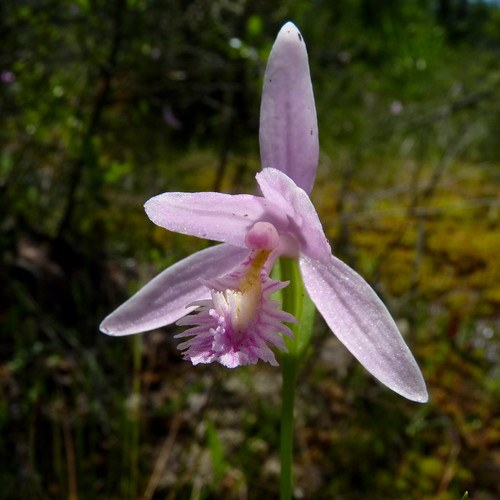
#> input picture image_app/assets/dataset-125.jpg, 500 x 500 px, given as the content of the folder ../image_app/assets/Orchid_Images, which was not available
$ python 02_duplicate_audit.py --dataset-root ../image_app/assets
#> lines starting #> are read from the running program, lines starting #| are printed output that depends on the picture
#> in main, im is the input picture: PIL image 500x500 RGB; mean R, G, B 63.6, 59.4, 36.6
import argparse
from pathlib import Path
import pandas as pd
from PIL import Image
from tqdm import tqdm
import numpy as np

def phash_int(image):
    """Compute a 64-bit perceptual hash using an 8x8 low-frequency DCT."""
    import cv2
    gray = cv2.cvtColor(np.asarray(image.convert("RGB")), cv2.COLOR_RGB2GRAY)
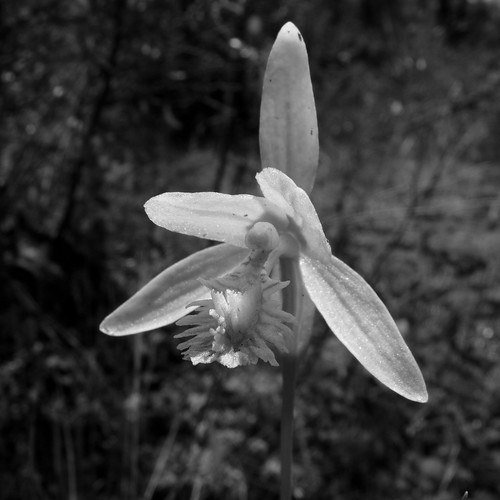
#> gray: shape (500, 500); min 0, max 250, mean 58
    resized = cv2.resize(gray, (32, 32), interpolation=cv2.INTER_AREA).astype(np.float32)
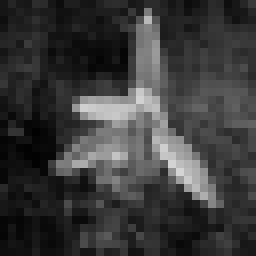
#> resized: shape (32, 32) float32 (shown 8 times larger); min 1, max 212, mean 58
    dct = cv2.dct(resized)[:8, :8]
    values = dct.flatten()
#> values = 64 values, max 1857.2 at index 0, min -649 at index 16, mean 15.23
    median = np.median(values[1:])
#> median = 24.56
    bits = values > median
    value = 0
    for bit in bits:
        value = (value << 1) | int(bit)
#> this loop made 64 passes
#> (bit, value) on passes 2 to 13: (False, 2), (False, 4), (True, 9), (True, 19), (False, 38), (False, 76), (True, 153), (False, 306), (True, 613), (True, 1227), (True, 2455), (True, 4911)
#> value on pass 1: 1
#> after the loop, value = 11058977660321174642
    return value

def main():
    p=argparse.ArgumentParser()
    p.add_argument("--dataset-root",required=True)
    p.add_argument("--out",default="outputs")
    p.add_argument("--threshold",type=int,default=4,help="Maximum pHash Hamming distance")
    a=p.parse_args()
    root,out=Path(a.dataset_root),Path(a.out); out.mkdir(parents=True,exist_ok=True)
    imgdir=root/"Orchid_Images"
    hashes=[]
    for path in tqdm(sorted(imgdir.iterdir()),desc="Hashing images"):
        if path.suffix.lower() not in {".jpg",".jpeg",".png",".jfif"}: continue
        try:
            with Image.open(path) as im: h=phash_int(im)
#> h = 11058977660321174642
            hashes.append((path.name,h))
        except Exception as e:
            print(f"Skipping {path.name}: {e}")
    # Exact/near-duplicate comparisons. Dataset has 7k images; this simple O(n^2)
    # implementation is transparent but may take a few minutes.
    parsed=hashes
#> parsed = [('dataset-125.jpg', 11058977660321174642)]
    rows=[]
    for i,(name_i,hash_i) in enumerate(tqdm(parsed,desc="Comparing hashes")):
        for name_j,hash_j in parsed[i+1:]:
            dist=(hash_i ^ hash_j).bit_count()
            if dist <= a.threshold:
                rows.append({"image_a":name_i,"image_b":name_j,"hamming_distance":int(dist)})
#> this loop made 1 pass
#> after the loop, rows = []
    pd.DataFrame(rows,columns=["image_a","image_b","hamming_distance"]).to_csv(out/"duplicate_pairs.csv",index=False)
    print(f"Images hashed: {len(parsed)} | candidate duplicate pairs: {len(rows)}")
#| Images hashed: 1 | candidate duplicate pairs: 0
    print(f"Saved {out/'duplicate_pairs.csv'}")
if __name__=="__main__": main()

$ run again, on image_app/assets/dataset-155.jpg
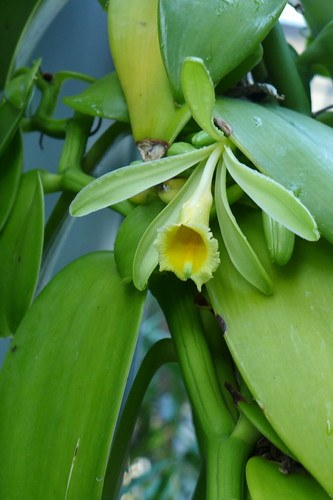
#> input picture image_app/assets/dataset-155.jpg, 333 x 500 px, given as the content of the folder ../image_app/assets/Orchid_Images, which was not available
#> in main, im is the input picture: PIL image 333x500 RGB; mean R, G, B 80.1, 124.5, 60.2
#> in phash_int, `gray = cv2.cvtColor(np.asarray(image.convert("RGB")), cv2.COLOR_RGB2GR..`:
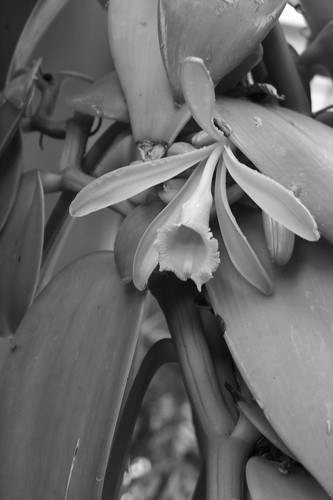
#> gray: shape (500, 333); min 2, max 255, mean 103.9
#> in phash_int, `resized = cv2.resize(gray, (32, 32), interpolation=cv2.INTER_AREA).ast..`:
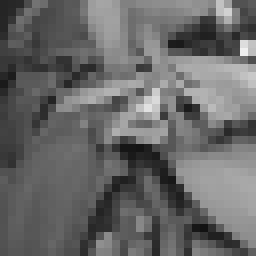
#> resized: shape (32, 32) float32 (shown 8 times larger); min 18, max 240, mean 103.9
#> values = 64 values, max 3324.5 at index 0, min -482.6 at index 1, mean 34.49
#> median = -9.14
#> the loop in phash_int, `for bit in bits:` made 64 passes
#> (bit, value) on passes 2 to 9: (False, 2), (False, 4), (False, 8), (True, 17), (False, 34), (False, 68), (True, 137), (True, 275)
#> after the loop in phash_int, `for bit in bits:`: value = 9916467214576886962
#> parsed = [('dataset-155.jpg', 9916467214576886962)]
#> the loop in main, `for i,(name_i,hash_i) in enumerate(tqdm(parsed,desc="Comparing hashes"..` made 1 pass
#> after the loop in main, `for i,(name_i,hash_i) in enumerate(tqdm(parsed,desc="Comparing hashes"..`: rows = []
#| Images hashed: 1 | candidate duplicate pairs: 0

$ run again, on image_app/assets/dataset-27.jpg
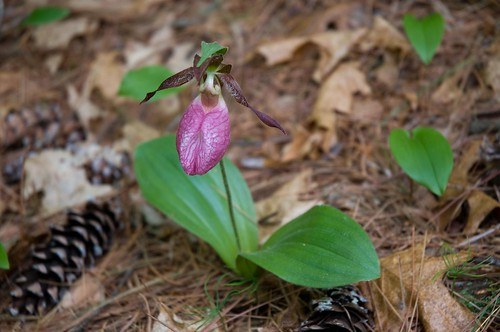
#> input picture image_app/assets/dataset-27.jpg, 500 x 332 px, given as the content of the folder ../image_app/assets/Orchid_Images, which was not available
#> in main, im is the input picture: PIL image 500x332 RGB; mean R, G, B 103, 94.6, 75.2
#> in phash_int, `gray = cv2.cvtColor(np.asarray(image.convert("RGB")), cv2.COLOR_RGB2GR..`:
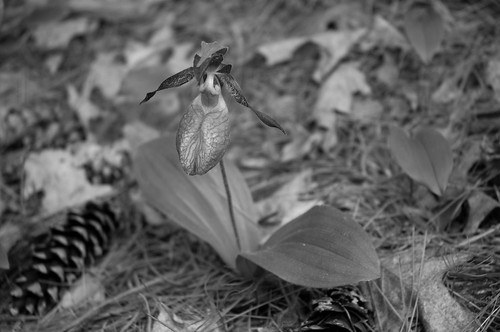
#> gray: shape (332, 500); min 0, max 235, mean 94.9
#> in phash_int, `resized = cv2.resize(gray, (32, 32), interpolation=cv2.INTER_AREA).ast..`:
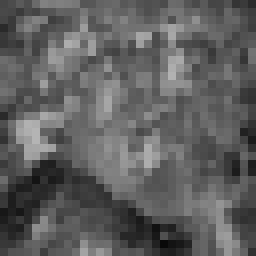
#> resized: shape (32, 32) float32 (shown 8 times larger); min 9, max 180, mean 94.9
#> values = 64 values, max 3035.8 at index 0, min -253.9 at index 2, mean 38
#> median = -18.79
#> the loop in phash_int, `for bit in bits:` made 64 passes
#> (bit, value) on passes 3 to 10: (False, 6), (False, 12), (False, 24), (True, 49), (False, 98), (False, 196), (True, 393), (True, 787)
#> after the loop in phash_int, `for bit in bits:`: value = 14182441181718601456
#> parsed = [('dataset-27.jpg', 14182441181718601456)]
#> the loop in main, `for i,(name_i,hash_i) in enumerate(tqdm(parsed,desc="Comparing hashes"..` made 1 pass
#> after the loop in main, `for i,(name_i,hash_i) in enumerate(tqdm(parsed,desc="Comparing hashes"..`: rows = []
#| Images hashed: 1 | candidate duplicate pairs: 0
